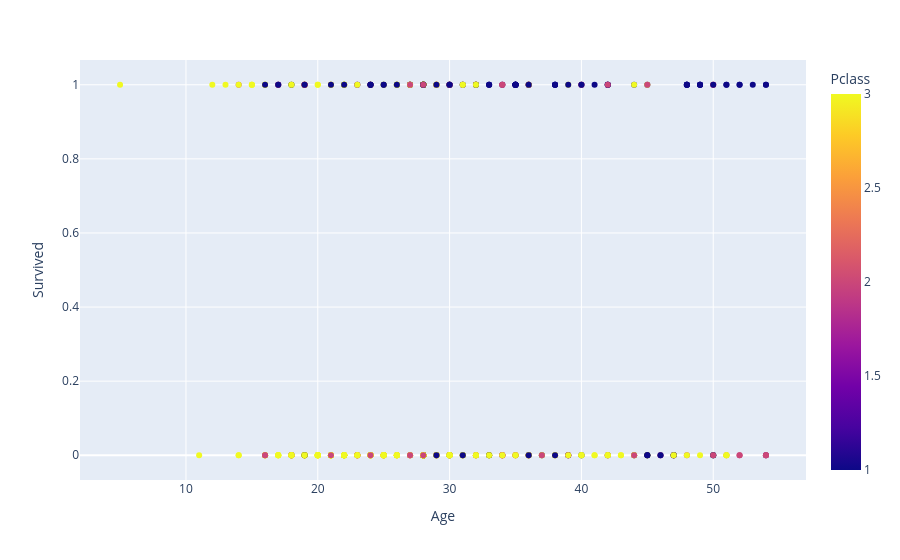

The notebook cell saved with this chart:
### Code cell
fig = px.scatter(
    data,
    x="Age",
    y="Survived",
    color="Pclass",
    hover_data='Age' 
)
fig.show()

### Figure 1 — Plotly figure (JSON) as saved in the notebook; plotly's stock layout.template omitted (floating-point values rounded to 4 significant figures; data arrays with more than 128 entries replaced by an {"elided": "..."} marker saying what was removed)
{"data": [{"hovertemplate": "Age=%{x}<br>Survived=%{y}<br>Pclass=%{marker.color}<extra></extra>", "legendgroup": "", "marker": {"color": {"elided": "642 int values"}, "coloraxis": "coloraxis", "symbol": "circle"}, "mode": "markers", "name": "", "orientation": "v", "showlegend": false, "type": "scatter", "x": {"elided": "642 int values"}, "xaxis": "x", "y": {"elided": "642 int values"}, "yaxis": "y"}], "layout": {"coloraxis": {"colorbar": {"title": {"text": "Pclass"}}, "colorscale": [[0, "#0d0887"], [0.1111, "#46039f"], [0.2222, "#7201a8"], [0.3333, "#9c179e"], [0.4444, "#bd3786"], [0.5556, "#d8576b"], [0.6667, "#ed7953"], [0.7778, "#fb9f3a"], [0.8889, "#fdca26"], [1, "#f0f921"]]}, "legend": {"tracegroupgap": 0}, "margin": {"t": 60}, "xaxis": {"anchor": "y", "domain": [0, 1], "title": {"text": "Age"}}, "yaxis": {"anchor": "x", "domain": [0, 1], "title": {"text": "Survived"}}}}
